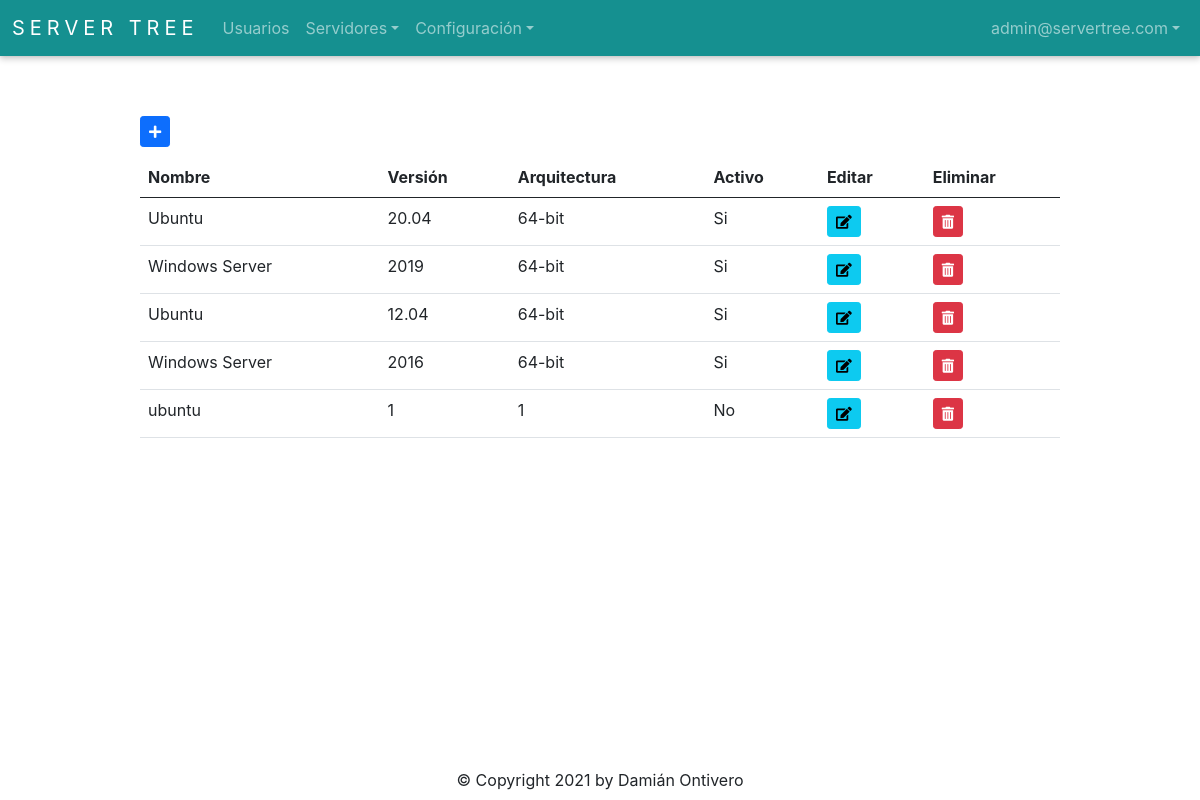
Before: /operating_system/get_all (signed in) with the older database file.
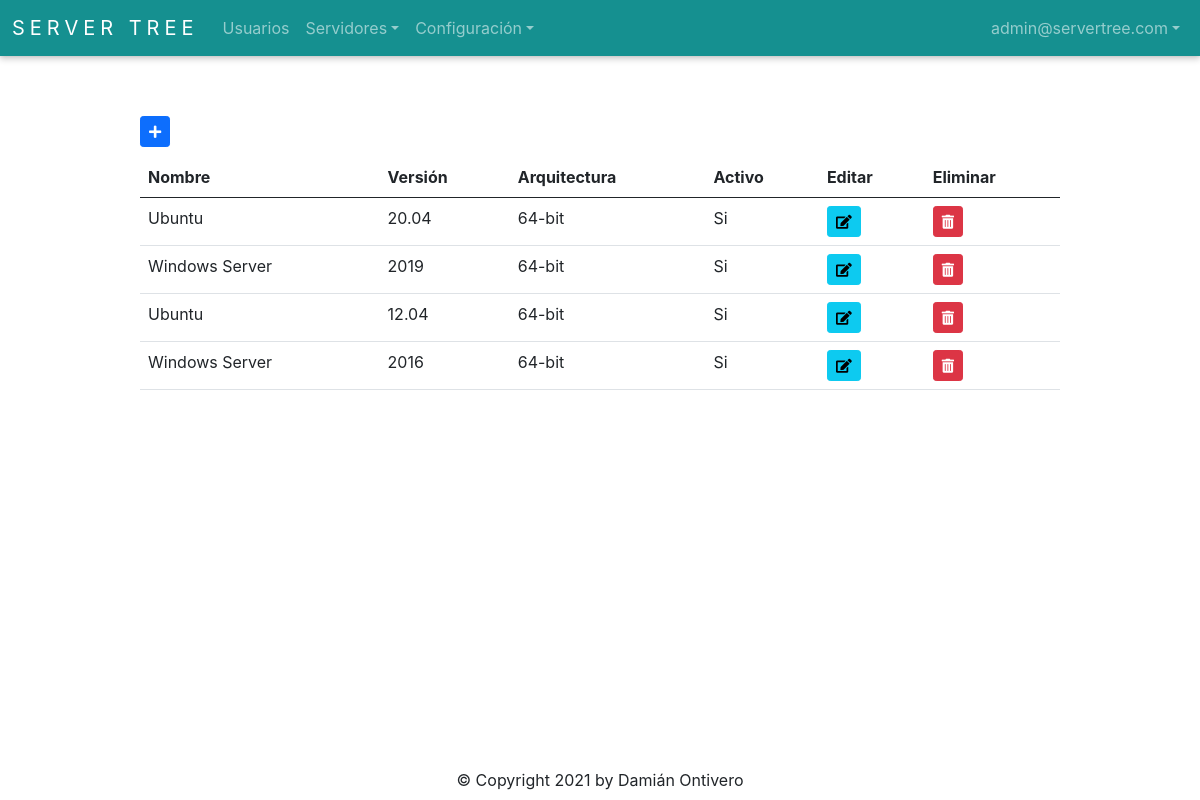
After: the same page with the newer database file.
### app/auth/models.py (models this page shows, shortened)
class User(db.Model, UserMixin):
    __tablename__ = 'Users'
    id = db.Column(db.Integer, autoincrement=True, primary_key=True)
    firstname = db.Column(db.String(128), nullable=False)
    lastname = db.Column(db.String(128), nullable=False)
    email = db.Column(db.String(256), unique=True, nullable=False)
    password = db.Column(db.String(256), nullable=False)
    role_id = db.Column(db.Integer, db.ForeignKey('Roles.id'), nullable=False)
    is_active = db.Column(db.Boolean)
    @staticmethod
    def get_by_id(id):
        return User.query.get(id)

### app/operating_systems/models.py (models this page shows, shortened)
class OperatingSystem(db.Model):
    __tablename__ = 'OperatingSystems'
    id = db.Column(db.Integer, autoincrement=True, primary_key=True, nullable=False)
    name = db.Column(db.String(50), nullable=False)
    version = db.Column(db.String(50), nullable=False)
    architect = db.Column(db.String(6), nullable=False)
    is_active = db.Column(db.Boolean)
    @staticmethod
    def get_all():
        return OperatingSystem.query.all()

### app/operating_systems/routes.py (the view)
@operating_system_bp.route('/get_all', methods=['GET', 'POST'])
@login_required
def get_all():
    data = OperatingSystem.get_all()
    environments = Environment.get_all()
    operating_system_form = OperatingSystemForm()
    user_form = UserForm()
    return render_template('operating-systems.html', data=data, environments=environments, operating_system_form=operating_system_form, user_form=user_form)

### app/auth/models.py (called while the page is built)
    @staticmethod
    def get_all():
        return Role.query.all()

### app/auth/routes.py (called while the page is built)
@login_manager.user_loader
def load_user(user_id):
    return User.get_by_id(int(user_id))

### app/environments/models.py (called while the page is built)
    @staticmethod
    def get_all():
        return Environment.query.all()

### app/operating_systems/templates/operating-systems.html (shortened to what this page needs)
{% extends 'base.html' %}
{% import 'bootstrap/wtf.html' as wtf %}
{% block content %}
<div class="buttons">
  {% if current_user.role_id == 1 %}
    <button type="button" id="addOperatingSystemButton" class="btn btn-primary btn-sm" data-bs-toggle="modal" data-bs-target="#operatingSystemModal"><i class="fas fa-plus"></i></button>
  {% else %}
    <button disabled type="button" id="addOperatingSystemButton" class="btn btn-primary btn-sm" data-bs-toggle="modal" data-bs-target="#operatingSystemModal"><i class="fas fa-plus"></i></button>
  {% endif %}
</div>
<table class="table table-hover">
  <thead>
    <tr>
      <th>Nombre</th>
      <th>Versión</th>
      <th>Arquitectura</th>
      <th>Activo</th>
      <th>Editar</th>
      <th>Eliminar</th>
    </tr>
  </thead>
  <tbody>
    {% for operating_system in data %}
      <tr>
        <td>{{ operating_system.name }}</td>
        <td>{{ operating_system.version }}</td>
        <td>{{ operating_system.architect }}</td>
        <td>
          {% if operating_system.is_active == 0 %}
            No
          {% elif operating_system.is_active == 1  %}
            Si
          {% endif %}
        </td>
        {% if current_user.role_id == 1 %}
          <td>
            <button type="button" class="btn btn-info btn-sm" id="editOperatingSystemButton" data-id={{ operating_system.id }} data-bs-toggle="modal" data-bs-target="#operatingSystemModal"><i class="fas fa-edit"></i></button>
          </td>
          <td>
            <button type="button" class="btn btn-danger btn-sm" id="deleteOperatingSystemButton" data-id={{ operating_system.id }} data-bs-toggle="modal" data-bs-target="#deleteOperatingSystemModal"><i class="fas fa-trash-alt"></i></button>
          </td>
        {% endif %}
      </tr>
    {% endfor %}
  </tbody>
</table>
{% endblock %}

### app/templates/base.html (shortened to what this page needs)
<!doctype html>
<html>
<head>
  <link rel="stylesheet" href="{{ url_for('static', filename='style.css') }}">
  <link rel="stylesheet" href="https://cdn.jsdelivr.net/npm/bootstrap@5.0.0/dist/css/bootstrap.min.css">
  <link rel="stylesheet" href="https://use.fontawesome.com/releases/v5.6.3/css/all.css">
</head>
<body>
  <nav class="navbar navbar-expand-lg navbar-dark">
      <div class="container-fluid">
        <a class="navbar-brand" href="{{ url_for('index.index') }}">Server Tree</a>
        <div class="collapse navbar-collapse" id="navbarSupportedContent">
          <ul class="navbar-nav me-auto mb-2 mb-lg-0">
              <li class="nav-item">
                <a class="nav-link" href="{{ url_for('auth.get_user_all') }}">Usuarios</a>
              </li>
              <li class="nav-item dropdown">
                  <a class="nav-link dropdown-toggle" href="#" id="navbarDropdown" role="button" data-bs-toggle="dropdown" aria-expanded="false">Servidores</a>
              </li>
              <li class="nav-item dropdown">
                  <a class="nav-link dropdown-toggle" href="#" id="navbarDropdown" role="button" data-bs-toggle="dropdown" aria-expanded="false">Configuración</a>
              </li>
          </ul>
          <ul class="navbar-nav">
            <li class="nav-item dropdown">
              <a class="nav-link dropdown-toggle" href="#" id="navbarDropdown" role="button" data-bs-toggle="dropdown" aria-expanded="false">{{ current_user.email }}</a>
            </li>
          </ul>
        </div>
      </div>
  </nav>
  <div class="container-base">
    {% block content %}{% endblock %}
  </div>
  <div class="footer">
    &copy; Copyright 2021 by Damián Ontivero
  </div>
</body>
</html>

### app/static/style.css (style rules this page uses)
* { text-decoration: none; font-family: -apple-system, BlinkMacSystemFont, 'Segoe UI', Roboto, Oxygen, Ubuntu, Cantarell, 'Open Sans', 'Helvetica Neue', sans-serif; }
html, body { margin: 0; padding: 0; width: 100%; height: 100%; position: relative; }
.navbar { background-color: #159090; box-shadow: 0 0 0.2rem rgb(0 0 0 / 10%), 0 0.2rem 0.4rem rgb(0 0 0 / 20%); }
.navbar-brand { text-transform: uppercase; letter-spacing: 5px; font-size: large; }
.footer { width: 100%; text-align: center; position: absolute; bottom: 1%; }
.container-base { width: 80%; position: relative; padding: 20px; left: 10%; top: 5%; overflow-x: auto; }
.container-base .buttons { margin-bottom: 10px; }

Changed rows visible on the page:
removed OperatingSystem: name "ubuntu", version "1", architect "1", is_active "No"
